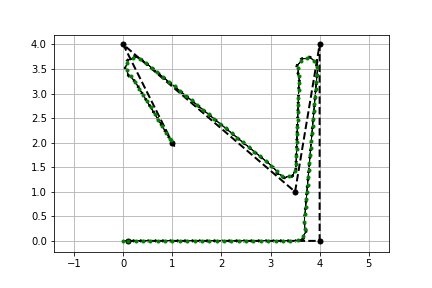

Reproduce this figure in Python.
#!/bin/env python3

"""

TP Reactive control for mobile robots

author: Alexandre Chapoutot and David Filliat

"""
import math

import numpy as np
import matplotlib.pyplot as plt

from matplotlib.path import Path
import matplotlib.patches as patches

import vehicle_model as vm
import bicycle_to_point as btp


# Parameters
show_animation = True


# Compute control
def bicycle_to_path_control(xTrue, waypoints, waypointId, xGoal):
    """
    Compute control from current pose to follow a path
    Input:
    - xTrue : current [x, y, \theta]' robot pose
    - waypoints : set of points defining the path [ [x1, x2], [y1, y2], ...]
    - wayPointId : next waypoint in the path. Should be updated by the function
    - XGoal : [x, y, \theta] goal pose.  Should be updated by the function
    Output:
    - u : [v, \phi] control: speed and steering wheel angle
    - wayPointId : updated next waypoint in the path.
    - XGoal : updated goal pose
    """
    lookahead = 0.6
    
    x, y , theta = xTrue
    x_g, y_g , theta_g = xGoal
    
    rho = np.sqrt((x-x_g)**2 + (y-y_g)**2)
    
    if rho < lookahead and waypointId+1 < len(waypoints):
        waypointId += 1
    
    xGoal = waypoints[waypointId]
    
    
    u = btp.bicycle_to_point_control(xTrue, xGoal)

    return (u, waypointId, xGoal)


# Main function
def main():

    # Path definition
    waypoints = np.array([[0.1, 0, 0],
                          [4, 0, 0],
                          [4, 4, 0],
                          [3.5, 1, 0],
                          [0, 4, 0],
                          [1, 2, -1.57]])

    xTrue = np.array([0.0, 0.0, 0.0])
    waypointId = 0
    xGoal = waypoints[0]

    # Initial speed and angle
    v = 0
    phi = 0

    if show_animation:
        # for stopping simulation with the esc key.
        plt.gcf().canvas.mpl_connect('key_release_event',
                lambda event: [exit(0) if event.key == 'escape' else None])
        plt.grid(True)
        plt.axis("equal")
        # display initial position
        vm.plot_arrow(xTrue[0], xTrue[1], xTrue[2], fc='r')
        # display Path
        plt.plot(waypoints[:, 0:1], waypoints[:, 1:2], 'ko--', linewidth=2,
                 markersize=5)

    k = 0
    last = waypoints[-1]
    while np.amax(np.absolute(vm.dist(xTrue[0:2], last[0:2]))) > 0.05 and k < 25000:
        # Compute Control
        [u, waypointId, xGoal] = bicycle_to_path_control(xTrue, waypoints,
                                                         waypointId, xGoal)

        # Simulation of the vehicle motion
        [xTrue, u, v, phi] = vm.simulate_bicycle(xTrue, u, v, phi)

        if show_animation:
            if k % 150 == 1:
                vm.plot_arrow(xTrue[0], xTrue[1], xTrue[2], fc='g')
                plt.plot(xTrue[0], xTrue[1], ".g")
                plt.pause(0.001)
        k = k + 1

    print ("Steps to goal : ", k)
    if show_animation:
        vm.plot_arrow(xTrue[0], xTrue[1], xTrue[2], fc='g')
        plt.plot(xTrue[0], xTrue[1], ".g")
        plt.pause(0.001)
        plt.savefig('bicycle_to_path.png')
        print('Finished. Press Q in window to exit.')
        plt.show()


if __name__ == '__main__':
    print(__file__ + " start!!")
    main()
    print(__file__ + " Done!!")
